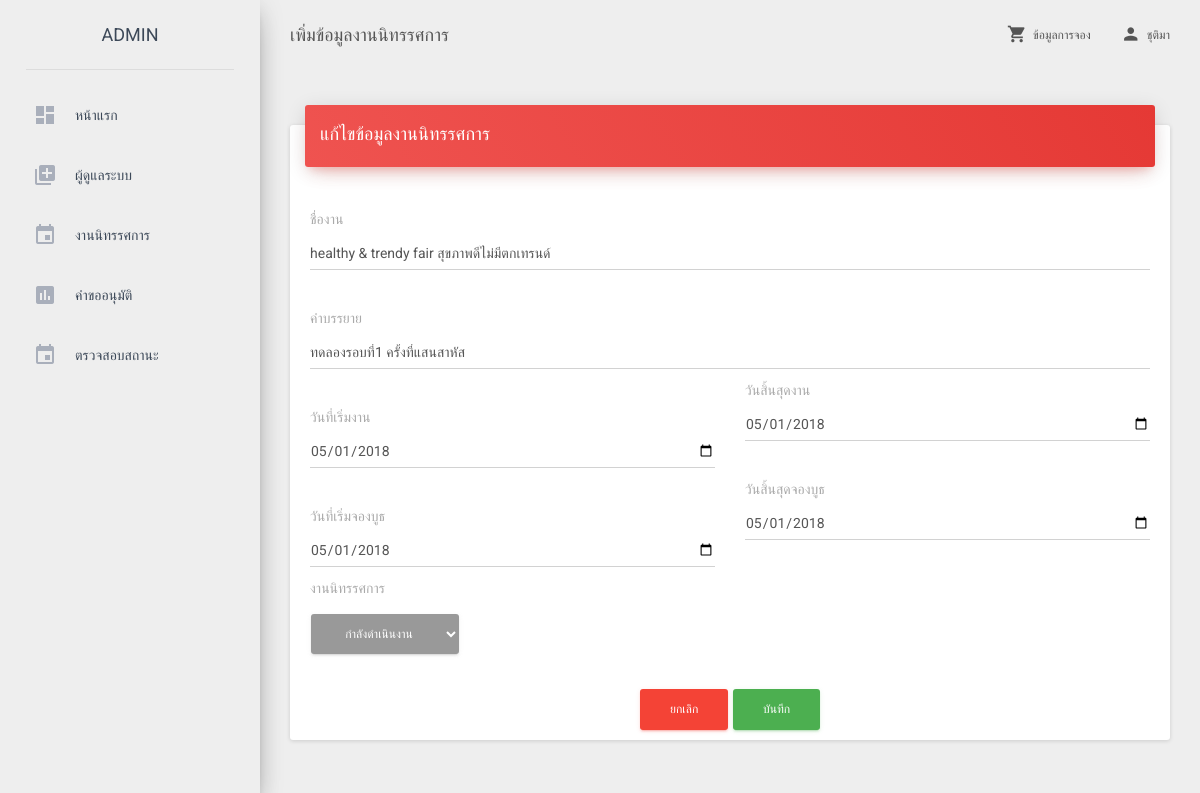
The app's page /admin_edit_event.php?event_id=1 (signed in) with its own data.
### tables this page shows
CREATE TABLE `events` (
  `event_id` int(10) UNSIGNED NOT NULL,
  `ev_name` varchar(100) NOT NULL,
  `ev_caption` varchar(255) NOT NULL,
  `ev_dateS` date NOT NULL,
  `ev_dateF` date NOT NULL,
  `ev_dateRS` date NOT NULL,
  `ev_dateRF` date NOT NULL,
  `status` varchar(1) NOT NULL,
  `create_by` varchar(100) NOT NULL,
  `update_by` varchar(100) NOT NULL,
  `create_at` timestamp NOT NULL DEFAULT CURRENT_TIMESTAMP ON UPDATE CURRENT_TIMESTAMP,
  `update_at` timestamp NOT NULL DEFAULT '0000-00-00 00:00:00'
);

### admin_edit_event.php (the view, shortened to what this page needs)
<?php
  include_once 'connect.php';
?>
<!doctype html>
<html lang="en">
<head>
    <link href="css/m/bootstrap.min.css" rel="stylesheet" />
    <link href="css/m/material-dashboard.css?v=1.2.0" rel="stylesheet" />
    <link href="css/m/demo.css" rel="stylesheet" />
    <link href="http://maxcdn.bootstrapcdn.com/font-awesome/latest/css/font-awesome.min.css" rel="stylesheet">
    <link href="https://cdnjs.cloudflare.com/ajax/libs/bootstrap-fileinput/4.4.5/css/fileinput.min.css" media="all" rel="stylesheet"
    type="text/css" />
</head>
<body>
    <div class="wrapper">
        <div class="sidebar" data-color="red">
    <div class="logo">
        <a href="admin_home.php" class="simple-text">
            ADMIN
        </a>
    </div>
    <div class="sidebar-wrapper">
        <ul class="nav">
            <li>
                <a href="admin_home.php">
                    <i class="material-icons">dashboard</i>
                    <p>หน้าแรก</p>
                </a>
            </li>
            <li class="dropdown">
                <a href="admin_add_user.php">
                    <i class="material-icons">library_add</i>
                    <p>ผู้ดูแลระบบ</p>
                </a>
            </li>
            <li class="dropdown">
                <a href="#" class="dropdown-toggle" data-toggle="dropdown">
                    <i class="material-icons">event</i>
                    <p>งานนิทรรศการ</p>
                </a>
            </li>
            <li class="dropdown">
                <a href="#" class="dropdown-toggle" data-toggle="dropdown">
                    <i class="material-icons">assessment</i>
                    <p>คำขออนุมัติ</p>
                </a>
            </li>
            <li class="dropdown">
                <a href="#" class="dropdown-toggle" data-toggle="dropdown">
                    <i class="material-icons">event</i>
                    <p>ตรวจสอบสถานะ</p>
                </a>
            </li>
        </div>
    </div>
    <div class="main-panel">
        <nav class="navbar navbar-transparent navbar-absolute">
            <div class="container-fluid">
                <div class="navbar-header">
                    <a class="navbar-brand" href="admin_add_event.php"> เพิ่มข้อมูลงานนิทรรศการ</a>
                </div>
                <div class="collapse navbar-collapse">
                    <ul class="nav navbar-nav navbar-right">
                        <li >
                            <a href="show.php">
                                <i class="material-icons">shopping_cart</i>
                                ข้อมูลการจอง
                            </a>
                        </li>
                        <li class="dropdown">
                            <a href="#" class="dropdown-toggle" data-toggle="dropdown">
                                <i class="material-icons">person</i>
                                <?php echo $_SESSION['Name']; ?>
                            </a>
                        </li>
                    </ul>
                </div>
            </div>
        </nav>
        <div class="content">
            <div class="container-fluid">
             <form action="admin_update_event.php" method="post" enctype="multipart/form-data">
                <?php
                $id = null;
                if(isset($_GET["event_id"]))
                {
                    $id = $_GET["event_id"];
                }
                $sql = "SELECT * FROM `events` WHERE event_id = '".$id."' ";
                $query = mysqli_query($con,$sql);
                $data=mysqli_fetch_array($query,MYSQLI_ASSOC);
                ?>
                <div class="row">
                    <div class="col-md-12">
                        <div class="card">
                            <div class="card-header" data-background-color="red">
                                <h4 class="title">แก้ไขข้อมูลงานนิทรรศการ</h4>
                            </div>
                            <div class="card-content table-responsive">
                                <div class="row">
                                    <div class="col-lg-12">
                                        <div class="form-group">
                                            <label>ชื่องาน</label>
                                            <input class="form-control" type="text" id="ev_name" name="ev_name" placeholder="กรุณาใส่ชื่องาน" value="<?php echo "$data[ev_name]"; ?>">
                                        </div>
                                    </div>
                                </div>
                                <div class="row">
                                    <div class="col-lg-12">
                                        <div class="form-group">
                                            <label>คำบรรยาย</label>
                                            <input class="form-control" id="ev_caption" name="ev_caption" value="<?php echo "$data[ev_caption]"; ?>">
                                        </div>
                                    </div>
                                </div>
                                <div class="row">
                                    <div class="col-lg-6">
                                        <div class="form-group">
                                            <label>วันที่เริ่มงาน</label>
                                            <input class="form-control" type="date" id="ev_dateS" name="ev_dateS" value="<?php echo "$data[ev_dateS]"; ?>">
                                        </div>
                                    </div>
                                    <div class="col-lg-6">
                                        <label>วันสิ้นสุดงาน</label>
                                        <input class="form-control" type="date" id="ev_dateF" name="ev_dateF" value="<?php echo "$data[ev_dateF]"; ?>">
                                    </div>
                                </div>
                                <div class="row ">
                                    <div class="col-lg-6 ">
                                        <div class="form-group ">
                                            <label>วันที่เริ่มจองบูธ</label>
                                            <input class="form-control " type="date" id="ev_dateRS" name="ev_dateRS" value="<?php echo "$data[ev_dateRS]"; ?>">
                                        </div>
                                    </div>
                                    <div class="col-lg-6 ">
                                        <label>วันสิ้นสุดจองบูธ</label>
                                        <input class="form-control " type="date" id="ev_dateRF" name="ev_dateRF" value="<?php echo "$data[ev_dateRF]"; ?>">
                                    </div>
                                </div>
                                <div class="row">
                                    <div class="col-lg-12">
                                        <label>งานนิทรรศการ</label>
                                        <div class="dropdown">
                                            <select class="btn btn-default dropdown-toggle" id="status" name="status">
                                                <option value='n'>กำลังดำเนินงาน</option>
                                            </select>
                                        </div>
                                    </div>
                                </div>
                            </div>
                            <center>
                                <button type='reset' name='reset' class='btn  btn-danger'>ยกเลิก</button>
                                <button type='submit' name='submit' class='btn btn-success'>บันทึก</button>
                            </center>
                        </div>
                    </div>
                </div>
            </div>
        </div>
    </body>
    </html>

### records on screen
events: ev_name "healthy & trendy fair สุขภาพดีไม่มีตกเทรนด์", ev_caption "ทดลองรอบที่1 ครั้งที่แสนสาหัส", ev_dateS "05/01/2018", ev_dateF "05/01/2018", ev_dateRS "05/01/2018", ev_dateRF "05/01/2018"

### other values on screen
$_SESSION['Name'] "ชุติมา"
